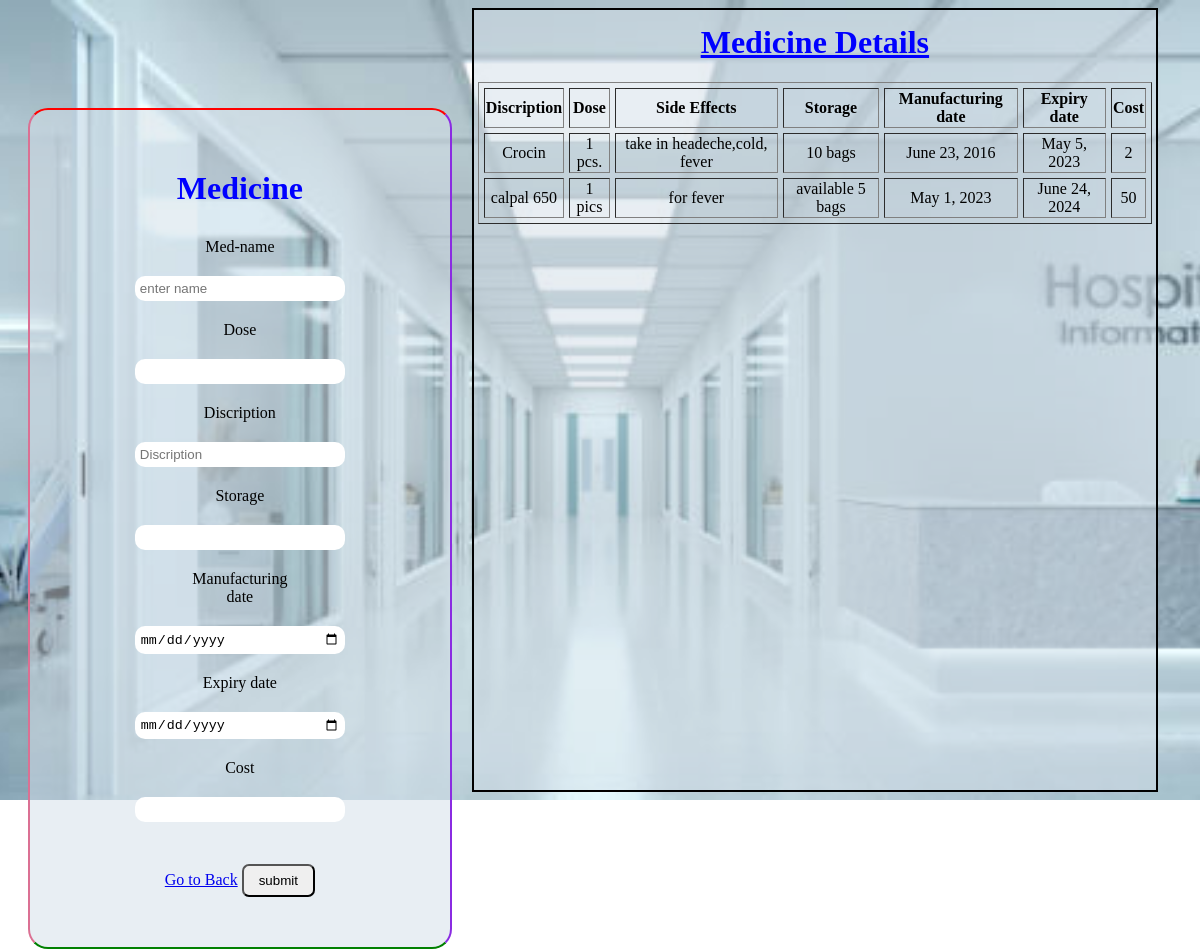
The page /medicine_page/ on the database its author committed.
### app/models.py (models this page shows)
class medicine_model(models.Model):
      med_descr=models.CharField(max_length=500)
      med_dose=models.CharField(max_length=200)
      med_side_effects=models.CharField(max_length=500)
      med_storage=models.CharField(max_length=100)
      med_mdate=models.DateField()
      med_edate=models.DateField()
      med_cost=models.PositiveIntegerField()

### app/views.py (the view, shortened to what this page needs)
# urls.py: path('medicine_page/',medicine_page.as_view(),name="medicine_url"),
class medicine_page(View):
    def get(sefl,request):
        data=medicine_model.objects.all()
        context={"data":data}
        return render(request,"medicine_page.html",context)

### app/templates/medicine_page.html (shortened to what this page needs)
<!DOCTYPE html>
{% load static %}
<html lang="en">
<head>
</head>
<body>
<div class="container">
        <div class="left">
            <form method="POST">
            <h1>Medicine</h1>
            <label for="">Med-name</label>
            <input type="text" name="description_form" placeholder="enter name"><br>
            <label for="">Dose</label>
            <input type="text" name="dose_form" placeholder=""><br>
            <label for="">Discription</label>
            <input type="text" name="seffect_form" placeholder="Discription"><br>
            <label for="">Storage</label>
            <input type="text" name="storage_form" placeholder=""><br>
            <label for="">Manufacturing date</label>
            <input type="date" name="mdate_form" placeholder=""><br>
            <label for="">Expiry date</label>
            <input type="date" name="edate_form" placeholder=""><br>
            <label for="">Cost</label>
            <input type="number" name="cost_form" placeholder=""><br>
            <a href="{% url 'homepage' %}">Go to Back</a>
            <button type="submit">submit</button>
            </form>
        </div>
        <div class="right">
            <h1><u> Medicine Details</u></h1>
            <table border=1 cellspacing="5">
                <tr>
                    <th>Discription</th>
                    <th>Dose</th>
                    <th>Side Effects</th>
                    <th>Storage</th>
                    <th>Manufacturing date</th>
                    <th>Expiry date</th>
                    <th>Cost</th>
                </tr>
                {% for i in data %}
                <tr>
                    <td>{{i.med_descr}}</td>
                    <td>{{i.med_dose}}</td>
                    <td>{{i.med_side_effects}}</td>
                    <td>{{i.med_storage}}</td>
                    <td>{{i.med_mdate}}</td>
                    <td>{{i.med_edate}}</td>
                    <td>{{i.med_cost}}</td>
                </tr>
                {% endfor %}
            </table>
        </div>
    </div>
</body>
</html>

### rows shown on the page
medicine_model: med_descr "Crocin", med_dose "1 pcs.", med_side_effects "take in headeche,cold, fever", med_storage "10 bags", med_mdate "June 23, 2016", med_edate "May 5, 2023", med_cost "2"
medicine_model: med_descr "calpal 650", med_dose "1 pics", med_side_effects "for fever", med_storage "available 5 bags", med_mdate "May 1, 2023", med_edate "June 24, 2024", med_cost "50"
